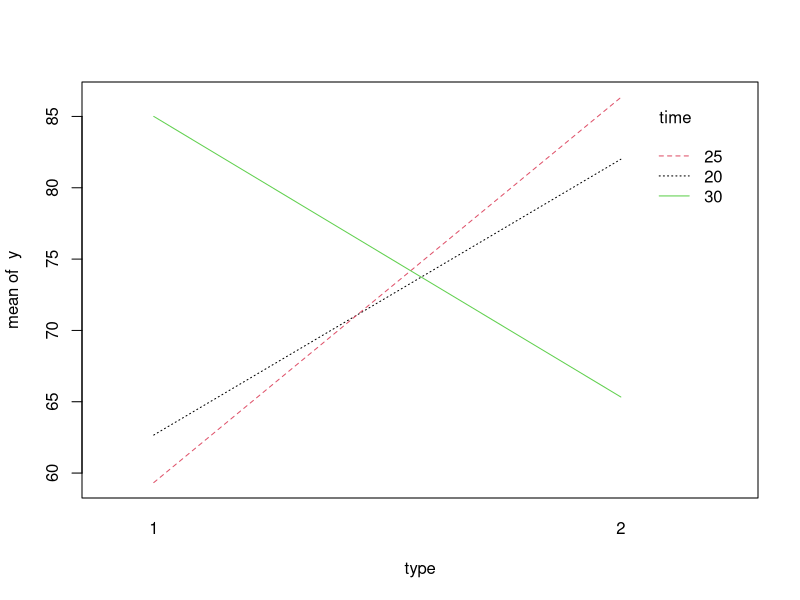
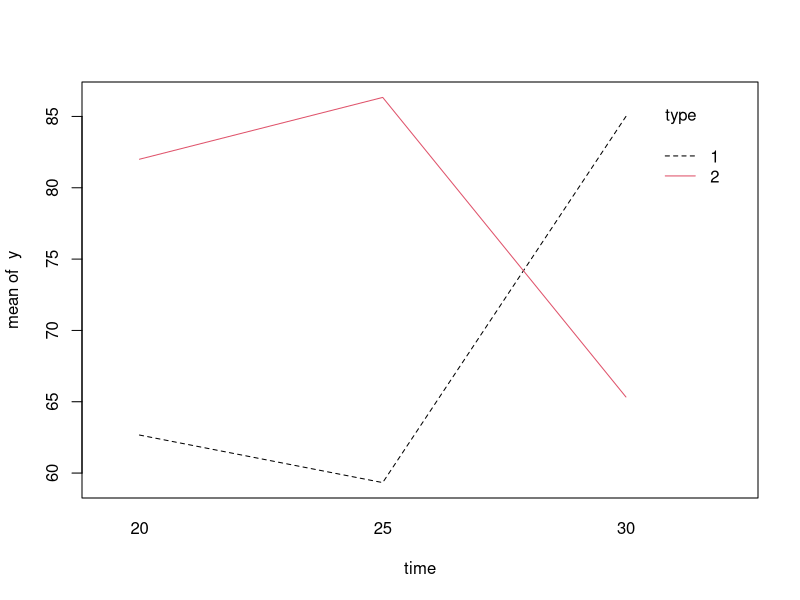

Write the R code that produced these figures, in order.
## ---- chunk 1
knitr::opts_chunk$set(echo = TRUE)
## ---- chunk 2
paint = data.frame(
type=factor(c(rep(1,9), rep(2,9))),
time=factor(rep(c(rep(20,3), rep(25,3), rep(30,3)), 2)), y=c(74,64,50, 73,61,44, 78,85,92, 92,86,68, 98,73,88, 66,45,85))

fit = lm(y ~ type * time, paint) 
summary(fit)
drop1(fit, test="F") 
summary(fit)
with(paint, interaction.plot(type, time, y, col=1:3)) 
with(paint, interaction.plot(time, type, y, col=1:2))
